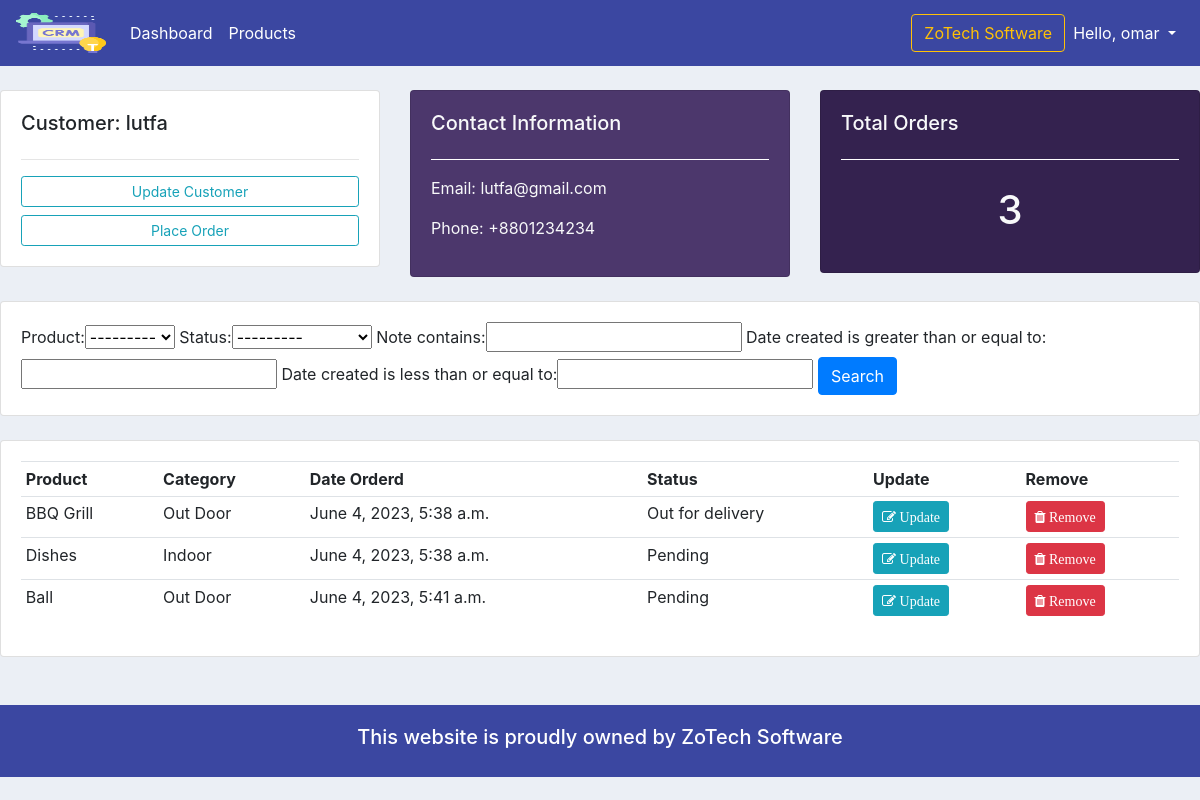
Page /customer/3/ (signed in) on the earlier database version.
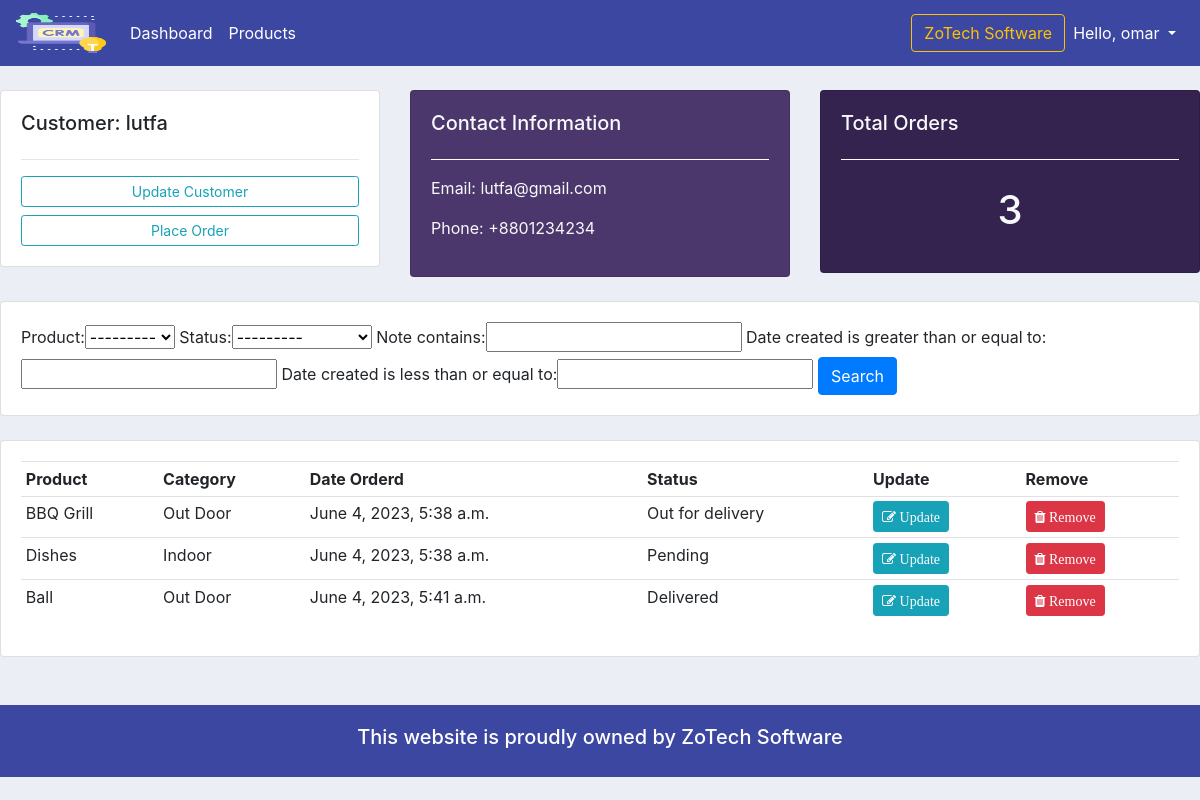
Same page on the later database version.
### accounts/models.py (models this page shows, shortened)
class Order(models.Model):
    STATUS = (
        ('Pending', 'Pending'),
        ('Out for delivery', 'Out for delivery'),
        ('Delivered', 'Delivered'),
    )
    customer = models.ForeignKey(Customer, null=True, on_delete=models.SET_NULL) # one to many relationships
    product = models.ForeignKey(Product, null=True, on_delete=models.SET_NULL) # one to many relationships
    date_created = models.DateTimeField(auto_now_add=True, null=True)
    status = models.CharField(max_length=200, null=True, choices=STATUS)
    note = models.CharField(max_length=1000, null=True) # for custom Search

class Product(models.Model):
    CATEGORY = (
        ('Indoor', 'Indoor'),
        ('Out Door', 'Out Door'),
    )
    name = models.CharField(max_length=200, null=True)
    price = models.FloatField(null=True)
    category = models.CharField(max_length=200, null=True, choices=CATEGORY)
    description = models.CharField(max_length=200, null=True, blank=True)
    date_created = models.DateTimeField(auto_now_add=True, null=True)
    tags = models.ManyToManyField(Tag) # Many to Many relationships
    def __str__(self):
        return self.name

### accounts/decorators.py (the view)
        def wrapper_func(request, *args, **kwargs):
            group = None
            if request.user.groups.exists():
                group = request.user.groups.all()[0].name # index it first one by [0]
            if group in allowed_roles:     # [] admin/staff/customer what ever it is.
                return view_func(request, *args, **kwargs)
            else:
                return HttpResponse('You are not authorized to view this page')

### accounts/views.py (called while the page is built)
@login_required(login_url='login')
@allowed_users(allowed_roles=['admin']) # we can add more like - ['admin', 'staff', etc]
def customer(request, pk):
    customer = Customer.objects.get(id=pk)
    orders = customer.order_set.all()  # order_set means customers child order from model fields
    order_count = orders.count()
    myFilter = OrderFilter(request.GET, queryset=orders)
    orders = myFilter.qs
    context = {
        'customer':customer,
        'orders':orders,
        'order_count':order_count,
        'myFilter':myFilter
    }
    return render(request, 'accounts/customer.html', context)

### accounts/templates/accounts/customer.html
{%  extends 'accounts/main.html' %}
{% load bootstrap4 %}
{% block content %}
	<br>
<div class="row">
	<div class="col-md">
		<div class="card card-body">
			<h5>Customer: {{ customer.name }}</h5>
			<hr>
			<a class="btn btn-outline-info  btn-sm btn-block" href="">Update Customer</a>
			<a class="btn btn-outline-info  btn-sm btn-block" href="{% url 'createOrder' customer.id %}">Place Order</a>
		</div>
	</div>
	<div class="col-md">
		<div class="card card-body text-light" style="background-color: #4c376c;">
			<h5>Contact Information</h5>
			<hr style="border-color: #ffffff;">
			<p>Email: {{ customer.email }}</p>
			<p>Phone: {{ customer.phone }}</p>
		</div>
	</div>
	<div class="col-md">
		<div class="card card-body text-light" style="background-color: #34224f;">
			<h5>Total Orders</h5>
			<hr style="border-color: #ffffff;">
			<h1 style="text-align: center;padding: 10px">{{ order_count }}</h1>
		</div>
	</div>
</div>
<br>
<div class="row">
	<div class="col">
		<div class="card card-body">
			<form method="get">
					{{ myFilter.form }}
		    <button class="btn btn-primary" type="submit">Search</button>
		  </form>
		</div>
	</div>
</div>
<br>
<div class="row">
	<div class="col-md">
		<div class="card card-body">
			<table class="table table-sm">
				<tr>
					<th>Product</th>
					<th>Category</th>
					<th>Date Orderd</th>
					<th>Status</th>
					<th>Update</th>
					<th>Remove</th>
				</tr>
				{% for order in orders %}
					<tr>
						<td>{{ order.product }}</td>
						<td>{{ order.product.category }}</td>
						<td>{{ order.date_created }}</td>
						<td>{{ order.status }}</td>
						<td><a class="btn btn-sm btn-info" href="{% url 'updateOrder' order.id %}"><i class="fa fa-edit"> Update</i></a></td>
						<td><a class="btn btn-sm btn-danger" href="{% url 'delete_order' order.id %}"><i class="fa fa-trash"> Remove</i></a></td>
					</tr>
				{% endfor %}
			</table>
		</div>
	</div>
</div>
{% endblock %}

Differences in the rows shown:
changed Order "Ball": status "Pending" → "Delivered"
